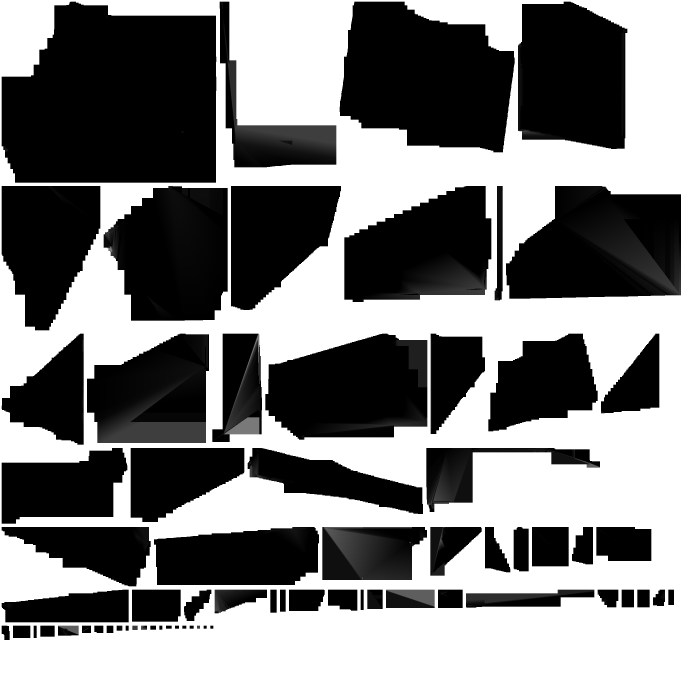
#> input picture Evidence/2026-09-24-angular-four-block-lod-0-ambient-occlusion.png, 2048 x 2048 px, given in place of normal.png, which was not available (shown at 1/3 size)
$ python normal-mip-variance-probe.py .
#> lines starting #> are read from the running program, lines starting #| are printed output that depends on the picture; after the words box and inside, x2 and y2 are one past the last pixel; in counts of white or black regions, pixels touching at a corner belong together; pictures that were not available may be replaced by others from this repository, and a replacement may not be noted
import sys
from pathlib import Path
import numpy as np
from PIL import Image
for text in sys.argv[1:]:
    folder=Path(text)
    base=np.asarray(Image.open(folder/'normal.png').convert('RGBA'),dtype=np.float32)
    rgb=base[:,:,:3]*(2/255)-1
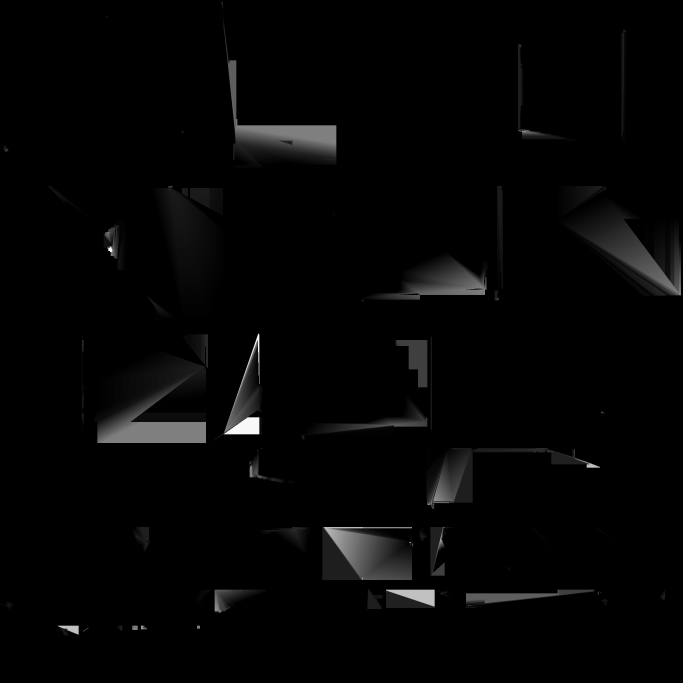
#> rgb: shape (2048, 2048, 3) float32 (shown at 1/3 size); min -1, max -0.0275, mean -0.982; drawn with min black and max white
    alpha=base[:,:,3]>0
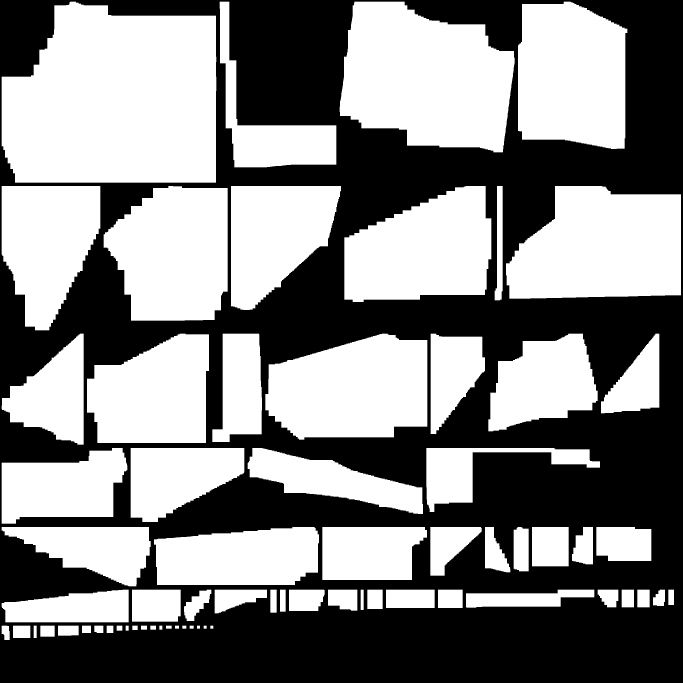
#> alpha: shape (2048, 2048) bool (shown at 1/3 size); 52.3% white; 1 black region, box (x1, y1, x2, y2) and area: (0, 0, 2048, 2048) 1999797
    print(folder)
    for level in (1,2,3):
        b=2**level
        n=base.shape[0]//b
        sums=(rgb*alpha[:,:,None]).reshape(n,b,n,b,3).sum(axis=(1,3))
        counts=alpha.reshape(n,b,n,b).sum(axis=(1,3))
        length=np.linalg.norm(sums,axis=2)/np.maximum(counts,1)
        for label,mask in (('full',counts==b*b),('partial',(counts>0)&(counts<b*b))):
            v=length[mask]
            print(level,label,'count',v.size,'min',float(v.min()),'p5',float(np.percentile(v,5)),'median',float(np.median(v)),'fraction<.95',float((v<.95).mean()),'fraction<.9',float((v<.9).mean()))
#> this loop made 3 passes
#> pass 1, `sums=(rgb*alpha[:,:,None]).reshape(n,b,n,b,3).sum(axis=(1,3))`:
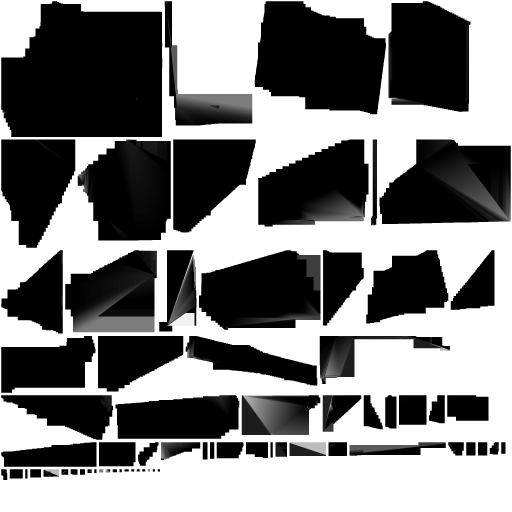
#> sums: shape (1024, 1024, 3) float32 (shown at 1/2 size); min -4, max 0, mean -2.02; drawn with min black and max white
#> pass 1, `counts=alpha.reshape(n,b,n,b).sum(axis=(1,3))`:
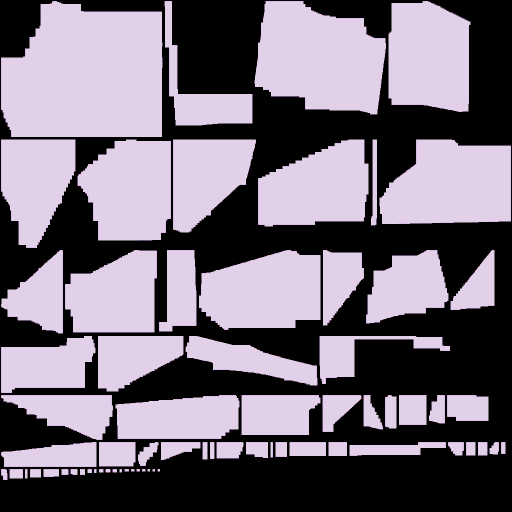
#> counts: shape (1024, 1024) int64 (shown at 1/2 size); 5 distinct labels, from 0 to 4; one colour per label, 0 black
#> pass 1, `length=np.linalg.norm(sums,axis=2)/np.maximum(counts,1)`:
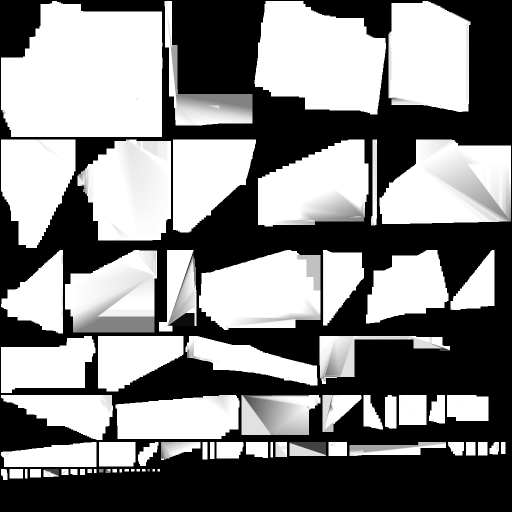
#> length: shape (1024, 1024) float64 (shown at 1/2 size); min 0, max 1.73, mean 0.883; drawn with min black and max white
#> after the loop:
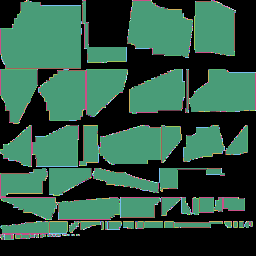
#> counts: shape (256, 256) int64; 65 distinct labels, from 0 to 64; one colour per label, 0 black
#> after the loop:
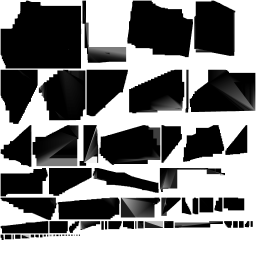
#> sums: shape (256, 256, 3) float32; min -64, max 0, mean -32.3; drawn with min black and max white
